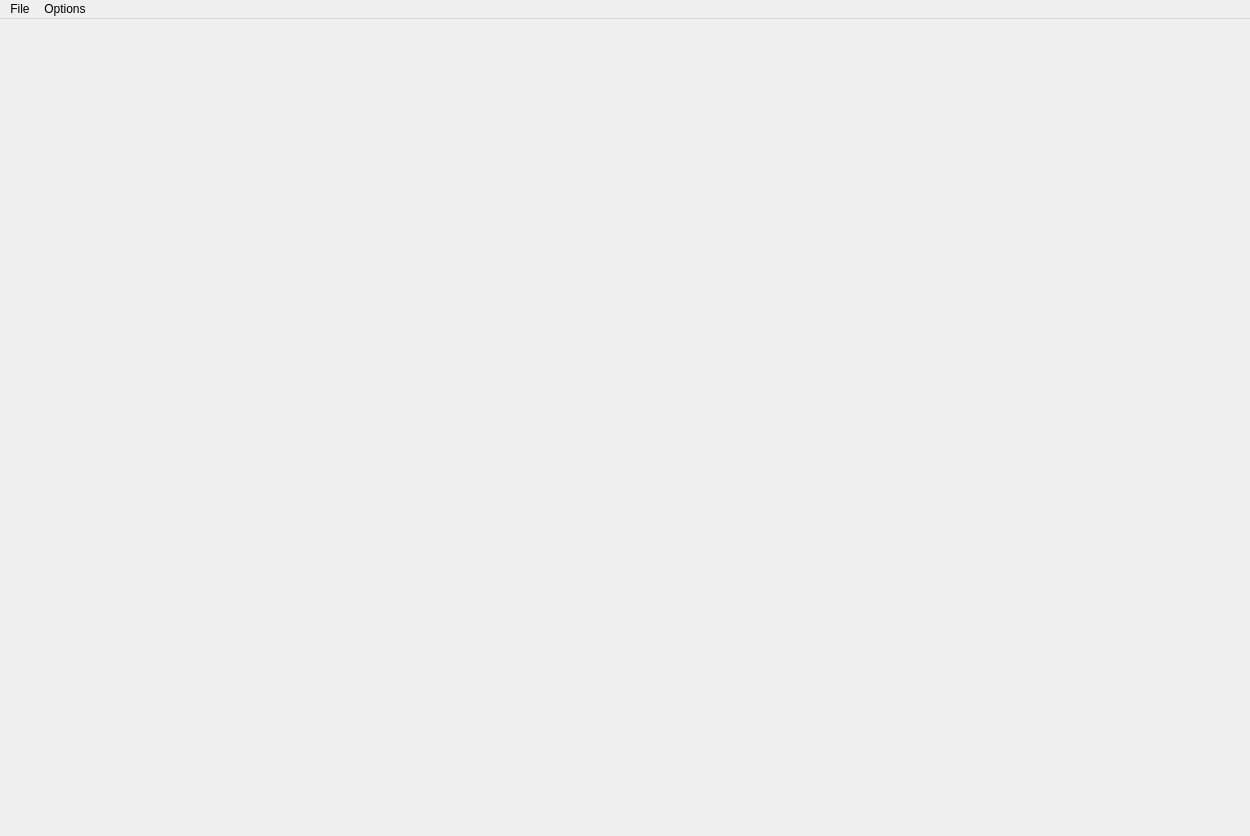
<?xml version="1.0" encoding="UTF-8"?>
<ui version="4.0">
 <class>ShapePopulationMainWindowQT</class>
 <widget class="QMainWindow" name="ShapePopulationMainWindowQT">
  <property name="geometry">
   <rect>
    <x>0</x>
    <y>0</y>
    <width>1250</width>
    <height>836</height>
   </rect>
  </property>
  <property name="sizePolicy">
   <sizepolicy hsizetype="Expanding" vsizetype="Expanding">
    <horstretch>0</horstretch>
    <verstretch>0</verstretch>
   </sizepolicy>
  </property>
  <property name="minimumSize">
   <size>
    <width>0</width>
    <height>0</height>
   </size>
  </property>
  <property name="acceptDrops">
   <bool>true</bool>
  </property>
  <property name="windowTitle">
   <string>ShapePopulationViewer 1.4.0</string>
  </property>
  <property name="windowIcon">
   <iconset resource="ShapePopulationViewer.qrc">
    <normaloff>:/resources/logo.png</normaloff>:/resources/logo.png</iconset>
  </property>
  <widget class="ShapePopulationQT" name="centralwidget" native="true">
   <property name="acceptDrops">
    <bool>false</bool>
   </property>
   <property name="geometry">
    <rect>
     <x>0</x>
     <y>0</y>
     <width>1100</width>
     <height>700</height>
    </rect>
   </property>
  </widget>
  <widget class="QMenuBar" name="menuBar">
   <property name="geometry">
    <rect>
     <x>0</x>
     <y>0</y>
     <width>1250</width>
     <height>22</height>
    </rect>
   </property>
   <widget class="QMenu" name="menuFile">
    <property name="title">
     <string>File</string>
    </property>
    <widget class="QMenu" name="menuExport">
     <property name="title">
      <string>Export Selection</string>
     </property>
    </widget>
    <addaction name="separator"/>
   </widget>
   <widget class="QMenu" name="menuOptions">
    <property name="title">
     <string>Options</string>
    </property>
   </widget>
   <addaction name="menuFile"/>
   <addaction name="menuOptions"/>
   <action name="actionExit">
    <property name="text">
     <string>Exit</string>
    </property>
   </action>
  </widget>
 </widget>
 <customwidgets>
  <customwidget>
   <class>ShapePopulationQT</class>
   <extends>QWidget</extends>
   <header>ShapePopulationQT.h</header>
   <container>1</container>
  </customwidget>
 </customwidgets>
 <resources>
  <include location="ShapePopulationViewer.qrc"/>
 </resources>
 <connections/>
</ui>
